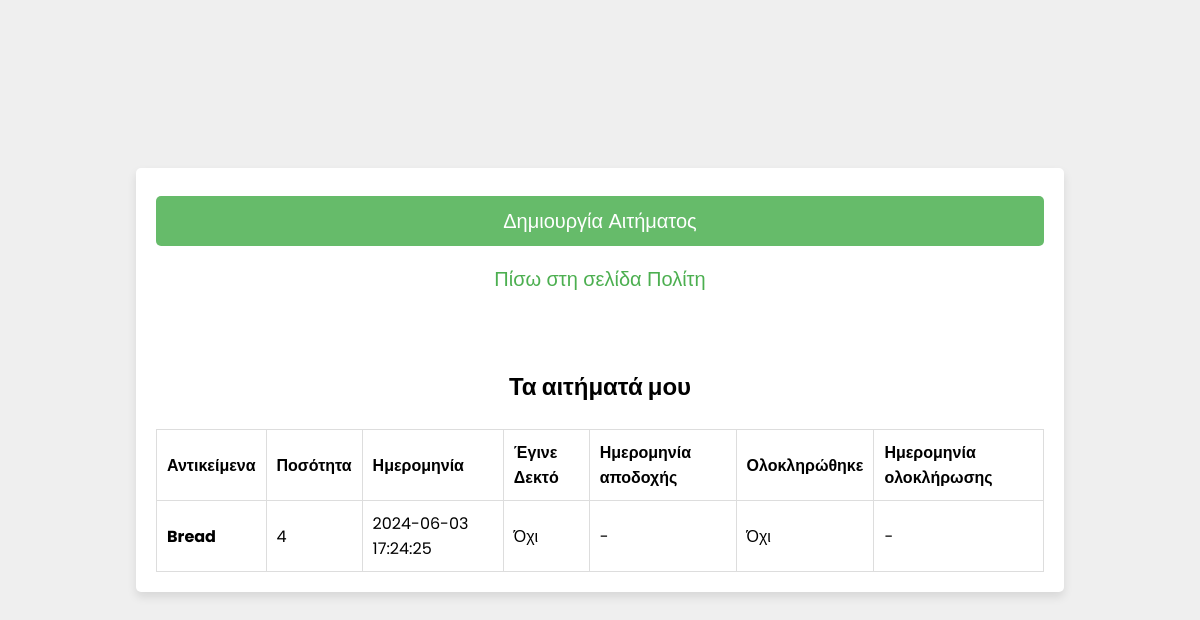
Before: /civilian_requests.php (signed in) with the older database file.
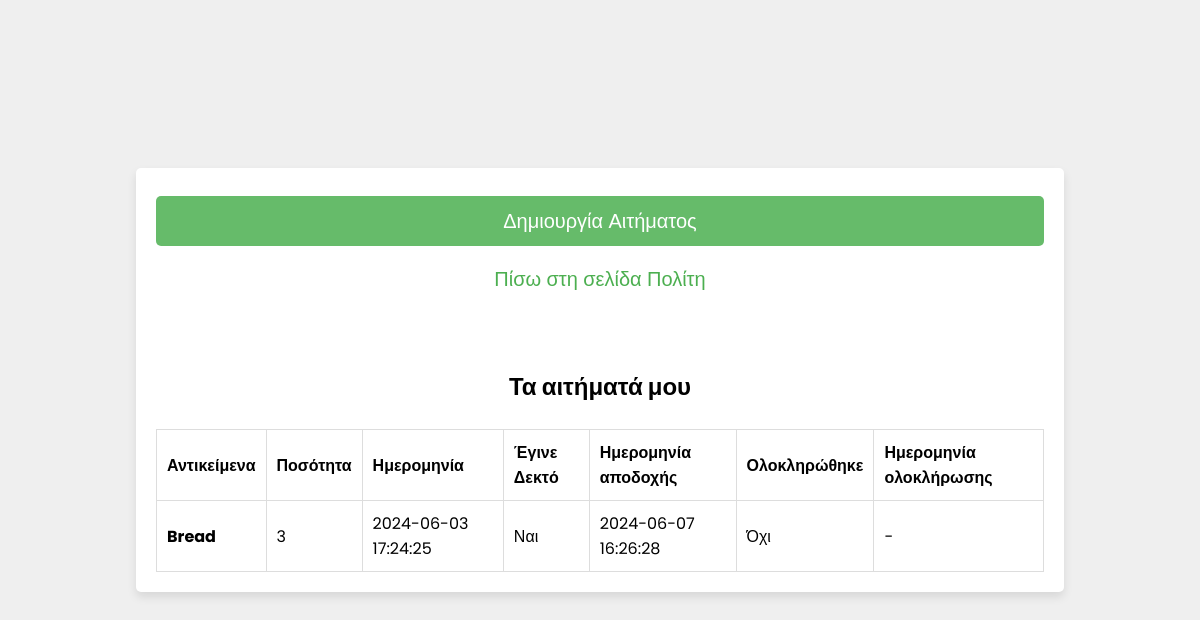
After: the same page with the newer database file.
### tables this page shows
CREATE TABLE `requests` (
  `id` int(255) NOT NULL,
  `civilian_id` int(255) NOT NULL,
  `date` datetime NOT NULL,
  `item_id` varchar(255) NOT NULL,
  `quantity` int(255) NOT NULL,
  `load_date` datetime NOT NULL,
  `rescuer_id` int(255) NOT NULL,
  `completed` int(1) NOT NULL,
  `complete_date` datetime NOT NULL
);

### civilian_requests.php (the view, shortened to what this page needs)
<?php
@include 'config.php';
$civilian_name = $_SESSION['user_name'];
$stmt = $conn->prepare("SELECT * FROM users WHERE name = ?");
$stmt->bind_param("s", $civilian_name);
$stmt->execute();
$result = $stmt->get_result();
$row = $result->fetch_assoc();
$civilian_id = $row['id'];
?>
<!DOCTYPE html>
<html lang="el">
<head>
    <link rel="stylesheet" href="css/style.css">
</head>
<body>
    <div class="form-container">
        <form id="initialize_form" action="" method="post">
            <input type="button" id="j_button" class="form-btn" onclick="window.location.href = 'add_offer_or_request.php?is_a=request'" value="Δημιουργία Αιτήματος"><br>
            <p><a href="civilian_page.php">Πίσω στη σελίδα Πολίτη</a></p><br>
            <br><br>
            <h2>Τα αιτήματά μου</h2><br>
            <table class="table" id="requestsTable">
                <thead>
                    <tr>
                        <th scope="col">Αντικείμενα</th>
                        <th scope="col">Ποσότητα</th>
                        <th scope="col">Ημερομηνία</th>
                        <th scope="col">Έγινε Δεκτό</th>
                        <th scope="col">Ημερομηνία αποδοχής</th>
                        <th scope="col">Ολοκληρώθηκε</th>
                        <th scope="col">Ημερομηνία ολοκλήρωσης</th>
                    </tr>
                </thead>
                <tbody>
                    <?php
                    $stmt = $conn->prepare("SELECT * FROM requests WHERE civilian_id = ?");
                    $stmt->bind_param("i", $civilian_id);
                    $stmt->execute();
                    $result = $stmt->get_result();
                    if ($result) {
                        while ($row = $result->fetch_assoc()) {
                            $itemIds = explode(',', $row['item_id']);
                            $itemNames = [];
                            foreach ($itemIds as $itemId) {
                                $itemStmt = $conn->prepare("SELECT name FROM items WHERE id = ?");
                                $itemStmt->bind_param("i", $itemId);
                                $itemStmt->execute();
                                $itemResult = $itemStmt->get_result();
                                $itemRow = $itemResult->fetch_assoc();
                                $itemNames[] = $itemRow['name'];
                                $accepted = $row['rescuer_id'] != 0 ? 'Ναι' : 'Όχι';
                                $load_date = $row['load_date'] !='0000-00-00 00:00:00'? $row['load_date'] : '-';
                                $completed = $row['completed'] != 0 ? 'Ναι' : 'Όχι';
                                $complete_date = $row['complete_date'] !='0000-00-00 00:00:00'? $row['complete_date'] : '-';
                            }
                            $itemNamesString = implode(', ', $itemNames);
                            echo '<tr>
                                <th scope="row">'.$itemNamesString.'</th>
                                <td>'.$row['quantity'].'</td>
                                <td>'.$row['date'].'</td>
                                <td>' . htmlspecialchars($accepted) . '</td>
                                <td>' . htmlspecialchars($load_date) . '</td>
                                <td>' . htmlspecialchars($completed) . '</td>
                                <td>' . htmlspecialchars($complete_date) . '</td>
                            </tr>';
                        }
                    }
                    ?>
                </tbody>
            </table>
        </form>
    </div>
</body>
</html>

### css/style.css (style rules this page uses)
html { scroll-behavior: smooth; font-size: 16px; }
* { font-family: 'Poppins', sans-serif; margin: 0; padding: 0; box-sizing: border-box; outline: none; border: none; text-decoration: none; }
.form-container { min-height: 100vh; display: flex; align-items: center; justify-content: center; padding: 1.25rem; padding-bottom: 3.75rem; background: #efefef; }
.form-container form { padding: 1.25rem; border-radius: 0.3125rem; box-shadow: 0 0.3125rem 0.625rem rgba(0, 0, 0, .1); background: #FFF; text-align: center; max-width: 80%; width: 100%; }
.form-container form input, .form-container form select, .form-container form textarea { width: 100%; padding: 0.625rem 0.9375rem; font-size: 1.0625rem; margin: 0.5rem 0; background: #E0F7FA; border-radius: 0.3125rem; }
.form-container form .form-btn { background: #66BB6A; color: #FFF; text-transform: capitalize; font-size: 1.25rem; cursor: pointer; }
.form-container form p { margin-top: 0.625rem; font-size: 1.25rem; color: #333; }
.form-container form p a { color: #4CAF50; }
table { width: 100%; border-collapse: collapse; }
th, td { padding: 0.625rem; border: 0.0625rem solid #ddd; text-align: left; }

Changed rows visible on the page:
changed requests "Όχι": quantity "4" → "3"; rescuer "Όχι" → "Ναι"; load_date "-" → "2024-06-07 16:26:28"
